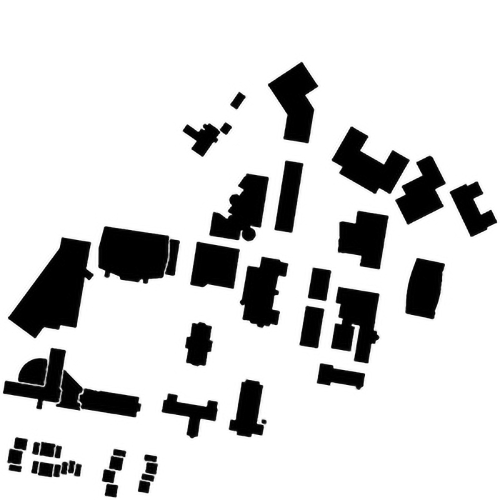
#> input picture Project 3/code_experiments/WPI_map.jpg, 1000 x 1000 px (shown at 1/2 size)
$ python main.py   (older library calls are emulated)
#> lines starting #> are read from the running program, lines starting #| are printed output that depends on the picture; after the words box and inside, x2 and y2 are one past the last pixel; in counts of white or black regions, pixels touching at a corner belong together
### Project 3/code_experiments/PRM_dev.py
import matplotlib.pyplot as plt
import numpy as np
import networkx as nx
import random
from scipy import spatial
import math

# Class for PRM
class PRM:
    # Constructor
    def __init__(self, map_array):
        self.map_array = map_array  # map array, 1->free, 0->obstacle
        self.size_row = map_array.shape[0]  # map size
        self.size_col = map_array.shape[1]  # map size

        self.samples = []  # list of sampled points
        self.graph = nx.Graph()  # constructed graph
        self.path = []  # list of nodes of the found path

    def check_collision(self, p1, p2):
        """Check if the path between two points collide with obstacles
        arguments:
            p1 - point 1, [row, col]
            p2 - point 2, [row, col]

        return:
            True if there are obstacles between two points
        """
        # ### YOUR CODE HERE ###

        distance = self.dis(p1, p2)

        if distance <= 1:
            return False

        direction = [(p2[0] - p1[0]) / distance, (p2[1] - p1[1]) / distance]

        for i in range(int(distance)+1):
            current_point = [int(p1[0] + i * direction[0]), int(p1[1] + i * direction[1])]

            if self.map_array[current_point[0], current_point[1]] == 0:
                return True
        return False


    def middle_point(self, point1, point2):
        # this function finds the middle point of the line constructed by point1 and point2
        # two points are (a1, b1) and (a2, b2)
        a1 = float(point1[0])
        b1 = float(point1[1])
        a2 = float(point2[0])
        b2 = float(point2[1])
        return (int((a1+a2)/2), int((b1+b2)/2))

    def dis(self, point1, point2):
        """Calculate the Euclidean distance between two points
        arguments:
            point1 - point 1, [row, col]
            point2 - point 2, [row, col]

        return:
            Euclidean distance between two points
        """
        return math.sqrt((point1[0] - point2[0])** 2 + (point1[1] - point2[1])** 2)

    def uniform_sample(self, n_pts):
        """Use uniform sampling and store valid points
        arguments:
            n_pts - number of points to try to sample,
                    not the number of final sampled points

        Check collision and append valid points to self.samples
        as [(row1, col1), (row2, col2), (row3, col3) ...]
        """
        # Initialize graph
        self.graph.clear()

        # ### YOUR CODE HERE ###
        for _ in range(n_pts - 1):
            sample = (random.randint(0, self.size_col - 1), random.randint(0, self.size_row - 1))
            if self.map_array[sample[0], sample[1]] == 1:  # Check if the sample is in a free space
                self.samples.append(sample)


    def gaussian_sample(self, n_pts):
        """Use Gaussian sampling and store valid points
        arguments:
            n_pts - number of points to try to sample,
                    not the number of final sampled points

        Check collision and append valid points to self.samples
        as [(row1, col1), (row2, col2), (row3, col3) ...]
        """
        # Initialize graph
        self.graph.clear()

        # parameters for generating guassian radius R
        mean = 0 # mean of the samples
        sd = 10 # standard_deviation

        # ### YOUR CODE HERE ###
        for _ in range(n_pts - 1):
            sample1 = (random.randint(0, self.size_row - 1), random.randint(0, self.size_col - 1))
            # radius from the guassian distro
            r = random.gauss(mean, sd)
            # need to use theta for generating point on the circle with radius r
            thta = random.uniform(0, 2*math.pi)

            # sample2 from sample1
            sample2 = (sample1[0] + int(r*math.cos(thta)), sample1[1] + int(r*math.sin(thta)))
            if sample2[0]<self.size_row and sample2[0]>0 and sample2[1]<self.size_col and sample2[1]>0:
                if self.map_array[sample1[0], sample1[1]] == 1 and self.map_array[sample2[0], sample2[1]] == 0:  # Check if the sample is in a free space
                    self.samples.append(sample1)
                elif self.map_array[sample2[0], sample2[1]] == 1 and self.map_array[sample1[0], sample1[1]] == 0:  # Check if the sample is in a free space
                    self.samples.append(sample2)

    def bridge_sample(self, n_pts):
        """Use bridge sampling and store valid points
        arguments:
            n_pts - number of points to try to sample,
                    not the number of final sampled points

        Check collision and append valid points to self.samples
        as [(row1, col1), (row2, col2), (row3, col3) ...]
        """
        # ### YOUR CODE HERE ###
        for _ in range(n_pts - 1):
            sample1 = np.random.randint((0,0),(self.size_row, self.size_col), (1,2)).astype(int)[0]
            sample2 = np.random.multivariate_normal(sample1, [[300,0],[0,300]],2).astype(int)[0]
            if sample2[0] >= self.size_row or sample2[1] >= self.size_col:
                continue
            if self.dis(sample1, sample2) < 100:
                if self.map_array[sample1[0], sample1[1]] == 0 and self.map_array[sample2[0], sample2[1]] == 0:  # Check if the sample is in a free space
                    mid = self.middle_point(sample1, sample2)
                    if self.map_array[mid[0]][mid[1]] == 1:
                        self.samples.append(mid)

    def draw_map(self):
        """Visualization of the result"""
        # Create empty map
        fig, ax = plt.subplots()
        img = 255 * np.dstack((self.map_array, self.map_array, self.map_array))
        ax.imshow(img)

        # Draw graph
        # get node position (swap coordinates)
        node_pos = np.array(self.samples)[:, [1, 0]]
        pos = dict(zip(range(len(self.samples)), node_pos))
        pos["start"] = (self.samples[-2][1], self.samples[-2][0])
        pos["goal"] = (self.samples[-1][1], self.samples[-1][0])

        # draw constructed graph
        nx.draw(
            self.graph, pos, node_size=3, node_color="y", edge_color="y", ax=ax
        )

        # If found a path
        if self.path:
            # add temporary start and goal edge to the path
            final_path_edge = list(zip(self.path[:-1], self.path[1:]))
            nx.draw_networkx_nodes(
                self.graph,
                pos=pos,
                nodelist=self.path,
                node_size=8,
                node_color="b",
            )
            nx.draw_networkx_edges(
                self.graph,
                pos=pos,
                edgelist=final_path_edge,
                width=2,
                edge_color="b",
            )

        # draw start and goal
        nx.draw_networkx_nodes(
            self.graph,
            pos=pos,
            nodelist=["start"],
            node_size=12,
            node_color="g",
        )
        nx.draw_networkx_nodes(
            self.graph, pos=pos, nodelist=["goal"], node_size=12, node_color="r"
        )

        # show image
        plt.axis("on")
        ax.tick_params(left=True, bottom=True, labelleft=True, labelbottom=True)
        plt.show()

    def sample(self, n_pts=1000, sampling_method="uniform", neighbor_radius=25):
        """Construct a graph for PRM
        arguments:
            n_pts - number of points to try to sample,
                    not the number of final sampled points
            sampling_method - name of the chosen sampling method
            neighbor_radius - radius for nearest neighbor search

        Sample points, connect, and add nodes and edges to self.graph
        """
        # Initialize before sampling
        self.samples = []
        self.graph.clear()
        self.path = []
        pairs = []

        # Sample methods
        if sampling_method == "uniform":
            self.sampling_method = "uniform"
            self.uniform_sample(n_pts)
        elif sampling_method == "gaussian":
            self.sampling_method = "guassian"
            self.gaussian_sample(n_pts)
        elif sampling_method == "bridge":
            self.sampling_method = "bridge"
            self.bridge_sample(n_pts)

        # Use KDTree for efficient nearest neighbor search
        self.neighbor_radius = neighbor_radius
        positions = np.array(self.samples)
        kdtree = spatial.KDTree(positions)

        # Find the pairs of points that need to be connected within neighbor_radius
        if sampling_method=="uniform":
            par = kdtree.query_pairs(20)
        elif sampling_method=="gaussian":
            par = kdtree.query_pairs(25)
        elif sampling_method=="bridge":
            par = kdtree.query_pairs(25)
        # print(pairs)

        # Add nodes to the graph
        self.graph.add_nodes_from(range(len(self.samples)))

        # Add edges to the graph based on nearest neighbors
        for pair in par:
            if not self.check_collision(self.samples[pair[0]], self.samples[pair[1]]):
                # print(self.samples[pair[0]], self.samples[pair[1]])
                # print("return false")
                pairs.append((pair[0], pair[1], self.dis(self.samples[pair[0]], self.samples[pair[1]])))

        self.graph.add_weighted_edges_from(pairs)
        # Print constructed graph information
        n_nodes = self.graph.number_of_nodes()
        n_edges = self.graph.number_of_edges()
        print(
            "The constructed graph has %d nodes and %d edges"
            % (n_nodes, n_edges)
        )

    def search(self, start, goal):
        """Search for a path in graph given start and goal location
        arguments:
            start - start point coordinate [row, col]
            goal - goal point coordinate [row, col]

        Temporary add start and goal nodes, edges of them
        and their nearest neighbors to graph for
        self.graph to search for a path.
        """
        # Clear previous path
        self.path = []

        # Temporarily add start and goal to the graph
        self.samples.append(start)
        self.samples.append(goal)
        # start and goal id will be 'start' and 'goal' instead of some integer
        self.graph.add_nodes_from(["start", "goal"])

        # ### YOUR CODE HERE ###

        # Find the pairs of points that need to be connected
        # and compute their distance/weight.
        # You could store them as
        # start_pairs = [(start_id, p_id0, weight_s0),
        #                (start_id, p_id1, weight_s1),
        #                (start_id, p_id2, weight_s2) ...]
        start_pairs = []
        goal_pairs = []

        ###############################

        # # Start point
        k_tree = spatial.cKDTree(self.samples)

        d, i = k_tree.query(np.array(start), k=30)
        for nd, ds  in zip(i, d):
                if not self.check_collision(self.samples[-2], self.samples[nd]):
                    start_pairs.append(('start', nd, ds))


        # Goal point
        d, i = k_tree.query(np.array(goal), k=30)
        for nd, ds  in zip(i, d):
                if not self.check_collision(self.samples[-1], self.samples[nd]):
                    goal_pairs.append((nd, 'goal', ds))

        # Add the edge to graph
        self.graph.add_weighted_edges_from(start_pairs)
        self.graph.add_weighted_edges_from(goal_pairs)

        ###############################

        # Add the edge to graph
        self.graph.add_weighted_edges_from(start_pairs)
        self.graph.add_weighted_edges_from(goal_pairs)

        # Seach using Dijkstra
        try:
            self.path = nx.algorithms.shortest_paths.weighted.dijkstra_path(
                self.graph, "start", "goal"
            )
            path_length = (
                nx.algorithms.shortest_paths.weighted.dijkstra_path_length(
                    self.graph, "start", "goal"
                )
            )
            print("The path length is %.2f" % path_length)
        except nx.exception.NetworkXNoPath:
            print("No path found")

        # Draw result
        self.draw_map()

        # Remove start and goal node and their edges
        self.samples.pop(-1)
        self.samples.pop(-1)
        self.graph.remove_nodes_from(["start", "goal"])
        self.graph.remove_edges_from(start_pairs)
        self.graph.remove_edges_from(goal_pairs)

### Project 3/code_experiments/RRT.py
# Standard Algorithm Implementation
# Sampling-based Algorithms RRT

import matplotlib.pyplot as plt
import numpy as np

# Class for each tree node
class Node:
    def __init__(self, row, col):
        self.row = row  # coordinate
        self.col = col  # coordinate
        self.parent = None  # parent node
        self.cost = 0.0  # cost

# Class for RRT
class RRT:
    # Constructor
    def __init__(self, map_array, start, goal):
        self.map_array = map_array  # map array, 1->free, 0->obstacle
        self.size_row = map_array.shape[0]  # map size
        self.size_col = map_array.shape[1]  # map size

        self.start = Node(start[0], start[1])  # start node
        self.goal = Node(goal[0], goal[1])  # goal node
        self.vertices = []  # list of nodes
        self.found = False  # found flag

    # [219 lines left out: functions init_map, dis, check_collision, get_new_point, get_nearest_node, get_neighbors and 3 more, not called in this run]

### Project 3/code_experiments/main.py
from PIL import Image
import numpy as np
from RRT import RRT
from PRM_dev import PRM

def load_map(file_path, resolution_scale):
    """Load map from an image and return a 2D binary numpy array
    where 0 represents obstacles and 1 represents free space
    """
#> called with file_path = 'WPI_map.jpg', resolution_scale = 0.3
    # Load the image with grayscale
    img = Image.open(file_path).convert("L")
    # Rescale the image
    size_x, size_y = img.size
#> size_x = 1000; size_y = 1000
    new_x, new_y = int(size_x * resolution_scale), int(
        size_y * resolution_scale
    )
#> new_x = 300; new_y = 300
    img = img.resize((new_x, new_y), Image.ANTIALIAS)
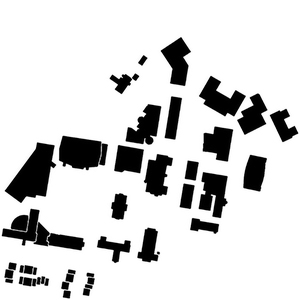
#> img: PIL image 300x300 L; min 0, max 255, mean 212.5

    map_array = np.asarray(img, dtype="uint8")

    # Get bianry image
    threshold = 127
    map_array = 1 * (map_array > threshold)
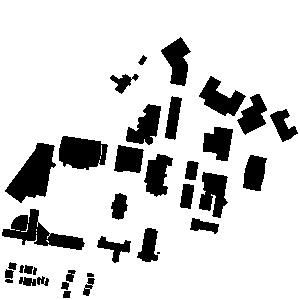
#> map_array: shape (300, 300) int64; values 0 (black) and 1 (white), 83.4% white; 36 black regions (1 under 20 px), largest, box (x1, y1, x2, y2) and area: (5, 143, 56, 203) 1629, (2, 209, 85, 250) 1345, (59, 136, 108, 170) 1256

    # Result 2D numpy array
    return map_array

if __name__ == "__main__":
    # Load the map
    start = (200, 75)
    goal = (30, 250)
    map_array = load_map("WPI_map.jpg", 0.3)

    # Planning class
    PRM_planner = PRM(map_array)
    RRT_planner = RRT(map_array, start, goal)

    # Search with PRM
    PRM_planner.sample(n_pts=1000, sampling_method="uniform")
#> after the loop in uniform_sample, `for _ in range(n_pts - 1):`: self.samples = 840 pairs, first value 0 to 299, second value 0 to 299
#> in sample, `positions = np.array(self.samples)`: positions has the same summary as self.samples in uniform_sample
#> in sample, `par = kdtree.query_pairs(20)`: par = 4882 items
#> the loop in sample, `for pair in par:` made 4882 passes
#> (pair, distance in check_collision, direction in check_collision) on passes 1 to 3: ((371, 550), 17.09, [0.936, 0.351]), ((317, 579), 11.18, [0.894, -0.447]), ((570, 759), 19.1, [0.733, 0.68])
#> after the loop in sample, `for pair in par:`: pairs = 4681 items, first 6: (371, 550, 17.09), (317, 579, 11.18), (570, 759, 19.1), (161, 740, 8.6), (524, 563, 13), (322, 694, 17.49)
#> in sample, `n_nodes = self.graph.number_of_nodes()`: n_nodes = 840
#> in sample, `n_edges = self.graph.number_of_edges()`: n_edges = 4681
#| The constructed graph has 840 nodes and 4681 edges
    PRM_planner.search(start, goal)
#> in search, `d, i = k_tree.query(np.array(start), k=30)`: d = 30 values from 0 to 28.23; i = 30 values, max 840 at index 0, min 57 at index 11, mean 437.5
#> the loop in search, `for nd, ds  in zip(i, d):` made 30 passes
#> (nd, ds, distance in check_collision, direction in check_collision) on passes 2 to 13: (398, 4.47, 4.47, [0.447, 0.894]), (253, 8, 8, [-1, 0]), (532, 11.05, 11.05, [0.0905, -0.996]), (324, 11.7, 11.7, [-0.342, 0.94]), (691, 12.17, 12.17, [-0.164, 0.986]), (607, 13.04, 13.04, [-0.0767, 0.997]), (199, 13.34, 13.34, [0.974, -0.225]), (262, 13.34, 13.34, [0.974, -0.225]), (462, 14.14, 14.14, [0.141, -0.99]), (540, 17.12, 17.12, [-0.117, 0.993]), (57, 19.42, 19.42, [-0.567, -0.824]), (452, 19.7, 19.7, [-0.914, 0.406])
#> (nd, ds, distance in check_collision) on pass 1: (840, 0, 0)
#> after the loop in search, `for nd, ds  in zip(i, d):`: start_pairs = 30 items, first 6: ('start', 840, 0), ('start', 398, 4.47), ('start', 253, 8), ('start', 532, 11.05), ('start', 324, 11.7), ('start', 691, 12.17)
#> in search, `d, i = k_tree.query(np.array(goal), k=30)`: d = 30 values from 0 to 25.18; i = 30 values, max 841 at index 0, min 68 at index 2, mean 448.1
#> the loop in search, `for nd, ds  in zip(i, d):` made 30 passes
#> (nd, ds, distance in check_collision, direction in check_collision) on passes 2 to 13: (195, 3.61, 3.61, [0.832, 0.555]), (68, 7.07, 7.07, [0.141, 0.99]), (218, 10.2, 10.2, [-0.981, -0.196]), (209, 11, 11, [0, -1]), (696, 11.18, 11.18, [-0.894, -0.447]), (101, 11.4, 11.4, [-0.965, 0.263]), (198, 12.65, 12.65, [-0.949, -0.316]), (341, 14.32, 14.32, [-0.21, 0.978]), (515, 15.13, 15.13, [-0.991, 0.132]), (759, 16.28, 16.28, [0.676, -0.737]), (538, 17.46, 17.46, [-0.401, 0.916]), (597, 18.25, 18.25, [-0.986, -0.164])
#> (nd, ds, distance in check_collision) on pass 1: (841, 0, 0)
#> after the loop in search, `for nd, ds  in zip(i, d):`: goal_pairs = 30 items, first 6: (841, 'goal', 0), (195, 'goal', 3.61), (68, 'goal', 7.07), (218, 'goal', 10.2), (209, 'goal', 11), (696, 'goal', 11.18)
#> in draw_map, `node_pos = np.array(self.samples)[:, [1, 0]]`: node_pos = 842 pairs, first value 0 to 299, second value 0 to 299
#> in draw_map, `pos = dict(zip(range(len(self.samples)), node_pos))`: pos = 842 items
#> in draw_map, `plt.show()`:
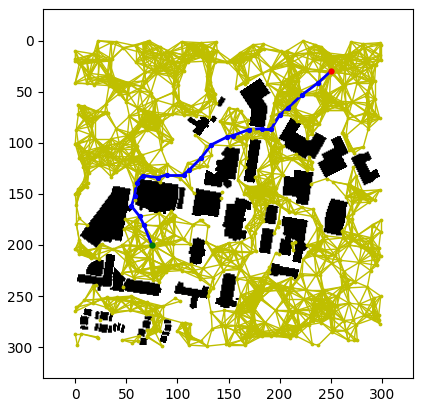
#> figure drawn by matplotlib, 1 panel
    # PRM_planner.sample(n_pts=1000, sampling_method="uniform_random")
    # PRM_planner.search(start, goal)
    PRM_planner.sample(n_pts=2000, sampling_method="gaussian")
#> after the loop in gaussian_sample, `for _ in range(n_pts - 1):`: self.samples = 216 pairs, first value 33 to 293, second value 0 to 298
#> the loop in sample (call 2), `for pair in par:` made 825 passes
#> (pair, distance in check_collision, direction in check_collision) on passes 1 to 3: ((52, 159), 9.85, [-0.406, -0.914]), ((18, 26), 12.73, [0.707, -0.707]), ((16, 93), 19.1, [-0.733, -0.68])
#| The constructed graph has 216 nodes and 516 edges
    PRM_planner.search(start, goal)
#> the loop in search (call 2), `for nd, ds  in zip(i, d):` made 30 passes
#> (nd, ds, distance in check_collision, direction in check_collision) on passes 2 to 13: (17, 25, 25, [-0.96, 0.28]), (51, 25, 25, [-0.8, 0.6]), (46, 28.28, 28.28, [0.99, -0.141]), (170, 29.41, 29.41, [-0.306, -0.952]), (194, 33.54, 33.54, [-0.894, -0.447]), (212, 33.54, 33.54, [0.984, -0.179]), (190, 34.13, 34.13, [0.996, 0.0879]), (135, 34.67, 34.67, [-0.836, -0.548]), (16, 35.36, 35.36, [-0.99, -0.141]), (127, 35.78, 35.78, [-0.894, 0.447]), (214, 36.25, 36.25, [0.91, -0.414]), (116, 36.77, 36.77, [0.925, -0.381])
#> (nd, ds, distance in check_collision) on pass 1: (216, 0, 0)
#> the loop in search (call 2), `for nd, ds  in zip(i, d):` made 30 passes
#> (nd, ds, distance in check_collision, direction in check_collision) on passes 2 to 13: (137, 51.04, 51.04, [0.823, -0.568]), (201, 56.29, 56.29, [0.977, -0.213]), (130, 57.8, 57.8, [0.796, -0.606]), (70, 60.02, 60.02, [0.183, -0.983]), (189, 60.14, 60.14, [0.682, -0.732]), (117, 60.17, 60.17, [0.366, -0.931]), (144, 60.73, 60.73, [0.296, -0.955]), (12, 61.13, 61.13, [0.998, 0.0654]), (37, 62.13, 62.13, [0.998, -0.0644]), (104, 63.07, 63.07, [0.0476, -0.999]), (99, 63.91, 63.91, [0.344, -0.939]), (163, 66.73, 66.73, [0.495, -0.869])
#> (nd, ds, distance in check_collision) on pass 1: (217, 0, 0)
#> in draw_map (call 2), `node_pos = np.array(self.samples)[:, [1, 0]]`: node_pos = 218 pairs, first value 0 to 298, second value 30 to 293
#> in draw_map (call 2), `pos = dict(zip(range(len(self.samples)), node_pos))`: pos = 218 items
#> in draw_map (call 2), `plt.show()`:
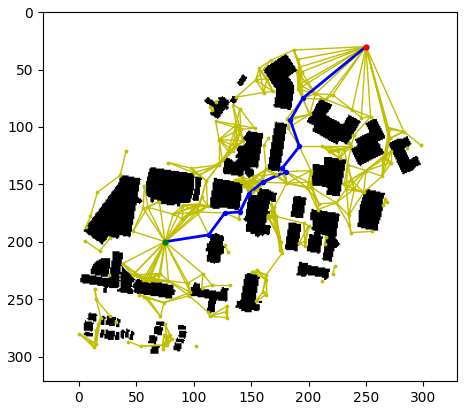
#> figure drawn by matplotlib, 1 panel
    PRM_planner.sample(n_pts=2000, sampling_method="bridge")
#| The constructed graph has 24 nodes and 12 edges
    PRM_planner.search(start, goal)
#> the loop in search, `for nd, ds  in zip(i, d):` made 27 passes
#> (nd, ds) on passes 1 to 12: (24, 0), (1, 51.89), (20, 56.09), (2, 62.27), (16, 66.85), (10, 72.25), (17, 88.05), (5, 89.94), (19, 98.01), (13, 106.5), (18, 107.8), (21, 113.4)
#> (the run stopped early here; a loop or call above may not have finished)
